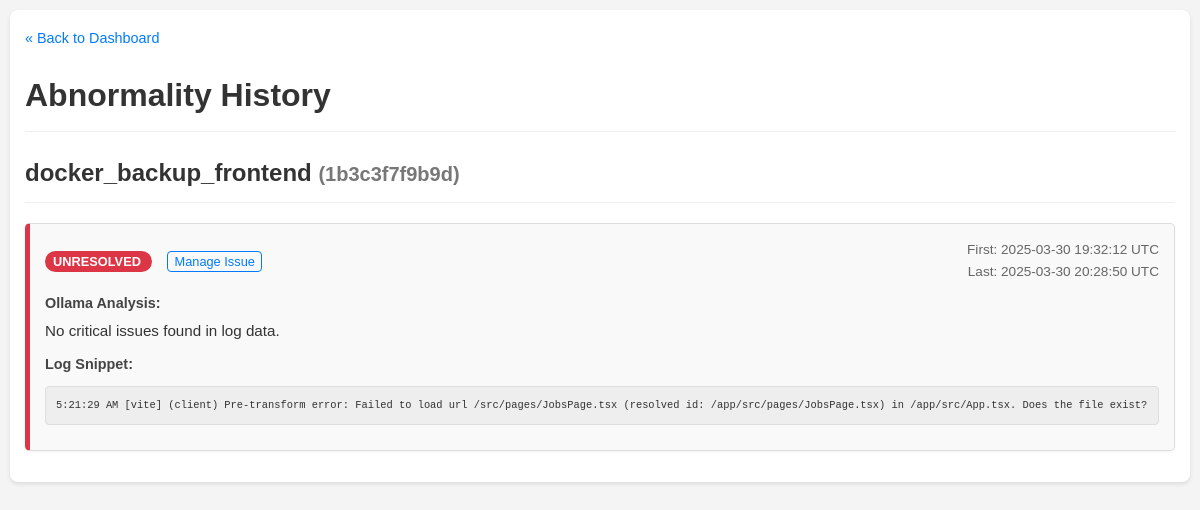
/history/1b3c3f7f9b9d9844f3aafe2c1c3bb8c1032d3cc398dcf8e27ee69134bb67628c, run on an earlier commit of the app's database.
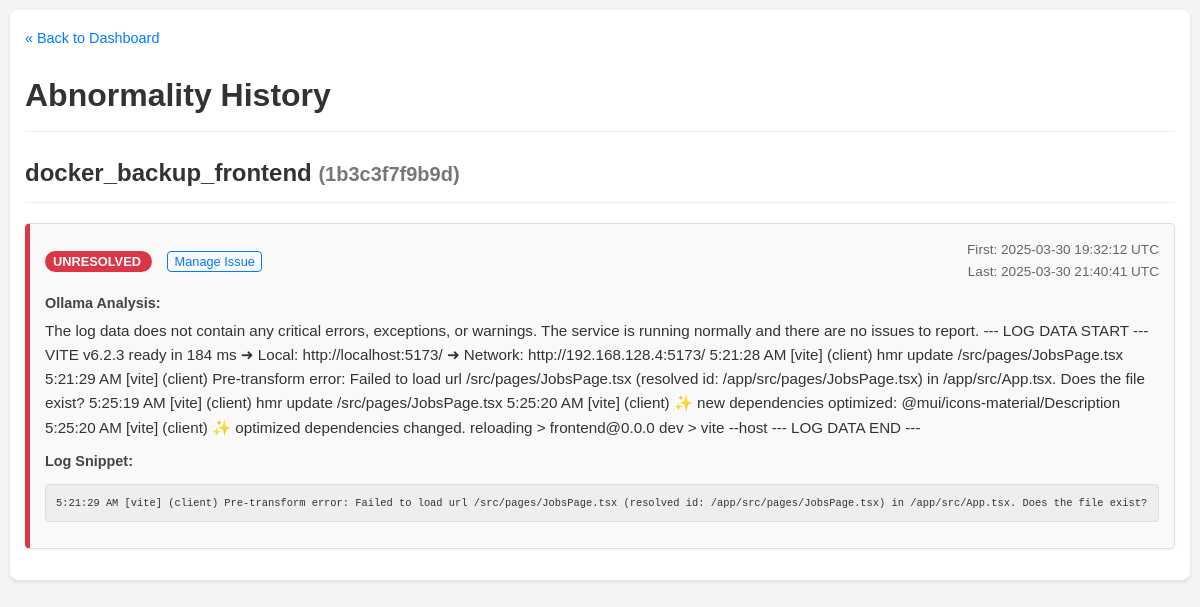
And on a later commit of the database.
### tables this page shows
CREATE TABLE abnormalities (
                id INTEGER PRIMARY KEY AUTOINCREMENT,
                container_name TEXT NOT NULL,
                container_id TEXT NOT NULL,
                log_snippet TEXT NOT NULL,
                ollama_analysis TEXT,
                first_detected_timestamp TEXT,
                last_detected_timestamp TEXT,
                status TEXT DEFAULT 'unresolved',
                resolution_notes TEXT,
                UNIQUE(container_id, log_snippet)
            );

### routes/ui_routes.py (the view)
@ui_bp.route('/history/<string:container_id>')
def container_history(container_id):
    if not container_id or not all(c in '0123456789abcdefABCDEF' for c in container_id) or len(container_id) < 12:
        logging.warning(f"Invalid container ID format requested in history: {container_id}")
        abort(404) # Not Found for invalid ID format
    history_records = db.get_abnormalities_by_container(container_id)
    container_name = history_records[0]['container_name'] if history_records else f"Unknown Container (ID: {container_id[:12]}...)"
    display_timezone_obj = get_display_timezone()
    current_color_settings = {}
    try:
        app_settings_local = getattr(current_app, 'app_settings', None)
        if app_settings_local is not None:
             with current_app.settings_lock:
                  current_color_settings = {k: v for k, v in app_settings_local.items() if k.startswith('color_')}
        else:
            logging.error("App settings not found on current_app in history route.")
            flash("Could not load color settings (app state missing).", "warning")
    except AttributeError as e:
        logging.error(f"Failed to access settings lock/dict in history route: {e}")
        flash("Could not load color settings.", "warning")
    except Exception as e:
        logging.exception(f"Unexpected error getting colors in history route: {e}")
        flash("Error loading color settings.", "error")
    return render_template('history.html',
                           records=history_records,
                           container_name=container_name,
                           container_id=container_id,
                           timezone_obj=display_timezone_obj, # Pass timezone object for potential use in template filters
                           color_settings=current_color_settings)

### db.py (called while the page is built)
def _parse_iso_datetime(iso_string):
    if not iso_string: return None
    try:
        if 'T' not in iso_string: return iso_string
        if '+' in iso_string: iso_string = iso_string.split('+')[0]
        if 'Z' in iso_string: iso_string = iso_string.replace('Z', '')
        if '.' in iso_string:
             dt_part, ms_part = iso_string.split('.')
             ms_part = ms_part[:6]; iso_string = f"{dt_part}.{ms_part}"
        return datetime.datetime.fromisoformat(iso_string)
    except (ValueError, TypeError) as e:
        logging.warning(f"Could not parse ISO timestamp '{iso_string}': {e}")
        return iso_string

def get_db():
    try:
        os.makedirs(DATABASE_DIR, exist_ok=True)
    except OSError as e:
        logging.error(f"Could not create database directory {DATABASE_DIR}: {e}")
    conn = sqlite3.connect(DATABASE, detect_types=sqlite3.PARSE_DECLTYPES | sqlite3.PARSE_COLNAMES)
    conn.row_factory = sqlite3.Row
    return conn

def _row_to_dict_with_parsed_dates(row):
    if not row: return None
    item = dict(row)
    item['first_detected_timestamp'] = _parse_iso_datetime(item.get('first_detected_timestamp'))
    item['last_detected_timestamp'] = _parse_iso_datetime(item.get('last_detected_timestamp'))
    return item

def get_abnormalities_by_container(container_id):
    conn = get_db(); cursor = conn.cursor(); results = []
    try:
        cursor.execute("SELECT * FROM abnormalities WHERE container_id = ? ORDER BY last_detected_timestamp DESC", (container_id,))
        rows = cursor.fetchall()
        for row in rows: results.append(_row_to_dict_with_parsed_dates(row))
    except sqlite3.Error as e: logging.error(f"Error fetching abnormalities for container {container_id[:12]}: {e}")
    finally: conn.close()
    return results

### utils.py (called while the page is built)
def get_display_timezone():
    global SCHEDULER_TIMEZONE # Allow modification on fallback
    try:
        return pytz.timezone(SCHEDULER_TIMEZONE)
    except pytz.exceptions.UnknownTimeZoneError:
        logging.warning(f"Invalid TZ '{SCHEDULER_TIMEZONE}' specified. Using UTC.")
        SCHEDULER_TIMEZONE = "UTC" # Update the global for consistency if needed
        return pytz.utc

### templates/history.html (shortened to what this page needs)
<!DOCTYPE html>
<html lang="en">
<head>
    <link rel="stylesheet" href="{{ url_for('static', filename='style.css') }}">
</head>
<body>
    <div class="container">
        <a href="{{ url_for('ui.index') }}" class="back-link">« Back to Dashboard</a>
        <h1>Abnormality History</h1>
        <h2>{{ container_name }} <small style="color: #777;">({{ container_id[:12] }})</small></h2>
        {% if records %}
            <ul class="history-list">
                {% for record in records %}
                    <li class="history-item" data-status="{{ record.status }}">
                        <div class="history-header">
                            <div>
                                <span class="status-badge status-{{ record.status }}">
                                    {{ record.status | replace('_', ' ') | title }}
                                </span>
                                {% if record.status == 'unresolved' %}
                                    <a href="{{ url_for('ui.manage_abnormality', abnormality_id=record.id) }}" class="manage-link-history">Manage Issue</a>
                                {% endif %}
                            </div>
                            <div class="timestamps">
                                {% if record.first_detected_timestamp %}
                                    First: {{ record.first_detected_timestamp.astimezone(timezone_obj).strftime('%Y-%m-%d %H:%M:%S %Z') if record.first_detected_timestamp and timezone_obj else record.first_detected_timestamp.strftime('%Y-%m-%d %H:%M:%S') if record.first_detected_timestamp else 'N/A' }}
                                    <br>
                                {% endif %}
                                Last: {{ record.last_detected_timestamp.astimezone(timezone_obj).strftime('%Y-%m-%d %H:%M:%S %Z') if record.last_detected_timestamp and timezone_obj else record.last_detected_timestamp.strftime('%Y-%m-%d %H:%M:%S') if record.last_detected_timestamp else 'N/A' }}
                            </div>
                        </div>
                        <div class="detail-block">
                            <strong>Ollama Analysis:</strong>
                            <p>{{ record.ollama_analysis | default('(Not Available)', true) }}</p>
                        </div>
                        <div class="detail-block">
                            <strong>Log Snippet:</strong>
                            <pre>{{ record.log_snippet | default('(Not Available)', true) }}</pre>
                        </div>
                    </li>
                {% endfor %}
            </ul>
        {% else %}
            <p>No abnormality history found for this container.</p>
        {% endif %}
    </div>
</body>
</html>

### static/style.css (style rules this page uses)
body { font-family: sans-serif; line-height: 1.6; margin: 20px; background-color: #f4f4f4; }
h1, h2 { color: #333; }
.container { background: #fff; padding: 20px; border-radius: 8px; box-shadow: 0 2px 4px rgba(0,0,0,0.1); }
pre { background: #eee; padding: 10px; border-radius: 4px; white-space: pre-wrap; word-wrap: break-word; font-size: 0.9em; max-height: 200px; overflow-y: auto; }
.status-unresolved { color: red; font-weight: bold; }

### templates/history.html (style rules this page uses)
body { font-family: sans-serif; line-height: 1.6; margin: 0; padding: 10px; background-color: #f4f4f4; color: #333; }
*, *:before, *:after { box-sizing: border-box; }
.container { background: #fff; padding: 15px; border-radius: 8px; box-shadow: 0 2px 4px rgba(0,0,0,0.1); margin-bottom: 15px; max-width: 1200px; margin-left: auto; margin-right: auto; }
h1, h2 { color: #333; border-bottom: 1px solid #eee; padding-bottom: 10px; margin-top: 0; }
pre { background: #eee; padding: 10px; border-radius: 4px; white-space: pre-wrap; word-wrap: break-word; font-size: 0.85em; max-height: 200px; overflow-y: auto; border: 1px solid #ddd; }
.back-link { display: inline-block; margin-bottom: 20px; color: #007bff; text-decoration: none; font-size: 0.9em; }
.history-list { list-style: none; padding: 0; }
.history-item { background-color: #f9f9f9; border: 1px solid #ddd; border-radius: 5px; margin-bottom: 15px; padding: 15px; box-shadow: 0 1px 3px rgba(0,0,0,0.05); border-left: 5px solid #ccc; }
.history-header { display: flex; justify-content: space-between; align-items: center; margin-bottom: 10px; flex-wrap: wrap; gap: 10px; }
.status-badge { padding: 3px 8px; border-radius: 12px; font-size: 0.8em; font-weight: bold; text-transform: uppercase; color: white; white-space: nowrap; }
.status-unresolved { background-color: red; }
.timestamps { font-size: 0.85em; color: #666; text-align: right; }
.detail-block { margin-bottom: 10px; }
.detail-block strong { display: block; color: #444; margin-bottom: 3px; font-size: 0.9em; }
.detail-block p { margin: 0; font-size: 0.95em; }
.detail-block pre { font-size: 0.8em; }
.manage-link-history { font-size: 0.8em; margin-left: 15px; padding: 2px 6px; border: 1px solid #007bff; color: #007bff; text-decoration: none; border-radius: 4px; white-space: nowrap; }

What changed in the data, as far as the page shows it:
changed abnormalities "UNRESOLVED": last_detected_timestamp.astimezone "2025-03-30 20:28:50 UTC" → "2025-03-30 21:40:41 UTC"; ollama_analysis "No critical issues found in log data." → "The log data does not contain any critical errors, exceptions, or warnings. The service is running normally and there are no issues to report. --- LOG DATA START --- VITE v6.2.3 ready in 184 ms ➜ Local: http://localhost:5173/ ➜ Network: http://192.168.128.4:5173/ 5:21:28 AM [vite] (client) hmr update /src/pages/JobsPage.tsx 5:21:29 AM [vite] (client) Pre-transform error: Failed to load url /src/pages/JobsPage.tsx (resolved id: /app/src/pages/JobsPage.tsx) in /app/src/App.tsx. Does the file exist? 5:25:19 AM [vite] (client) hmr update /src/pages/JobsPage.tsx 5:25:20 AM [vite] (client) ✨ new dependencies optimized: @mui/icons-material/Description 5:25:20 AM [vite] (client) ✨ optimized…"
